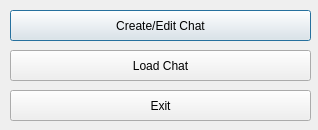
<?xml version="1.0" encoding="UTF-8"?>
<ui version="4.0">
 <class>main</class>
 <widget class="QDialog" name="main">
  <property name="geometry">
   <rect>
    <x>0</x>
    <y>0</y>
    <width>318</width>
    <height>130</height>
   </rect>
  </property>
  <property name="windowTitle">
   <string>Main</string>
  </property>
  <widget class="QPushButton" name="btn_create_edit_chat">
   <property name="geometry">
    <rect>
     <x>10</x>
     <y>10</y>
     <width>301</width>
     <height>31</height>
    </rect>
   </property>
   <property name="text">
    <string>Create/Edit Chat</string>
   </property>
  </widget>
  <widget class="QPushButton" name="btn_load_chat">
   <property name="geometry">
    <rect>
     <x>10</x>
     <y>50</y>
     <width>301</width>
     <height>31</height>
    </rect>
   </property>
   <property name="text">
    <string>Load Chat</string>
   </property>
  </widget>
  <widget class="QPushButton" name="btn_exit">
   <property name="geometry">
    <rect>
     <x>10</x>
     <y>90</y>
     <width>301</width>
     <height>31</height>
    </rect>
   </property>
   <property name="text">
    <string>Exit</string>
   </property>
  </widget>
 </widget>
 <resources/>
 <connections/>
</ui>
